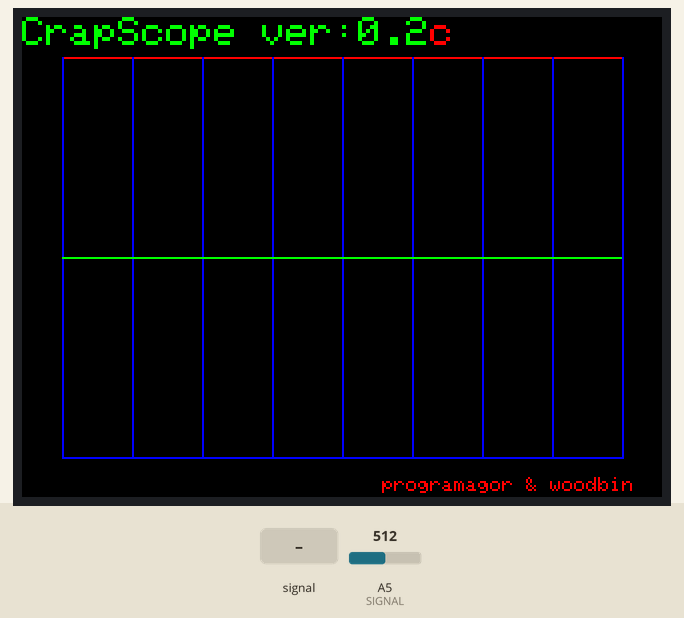
Recording of a sketch running on a simulated Arduino Uno, built with avr-gcc and run on an emulated ATmega328P. On the bench: 320×240 colour display. Inputs (shaded band) come from the test bench; at power-on: A5 (SIGNAL) = 512. What the sketch prints to the serial monitor is not drawn.

Above: at 1.4 s.
1.5 s: A5 (SIGNAL) fed a 200 Hz sine of ±81 counts around its level
At 1.95 s:
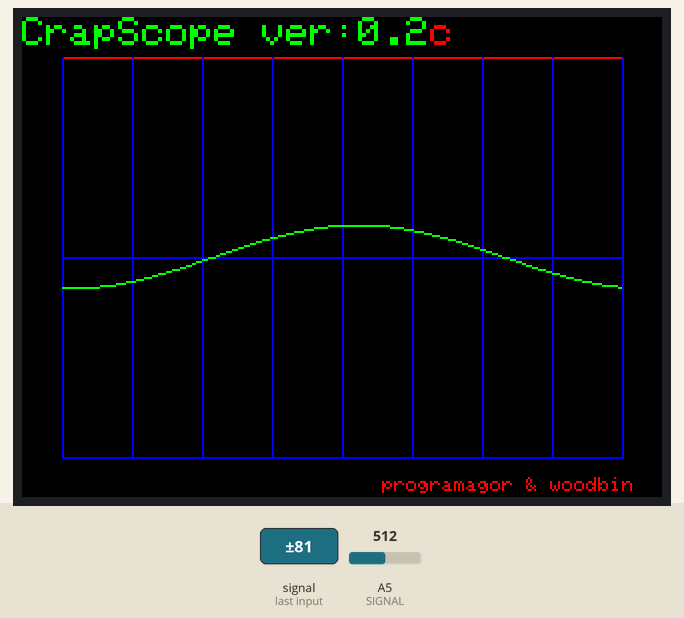
3.6 s: A5 (SIGNAL) set to 310
At 4.5 s:
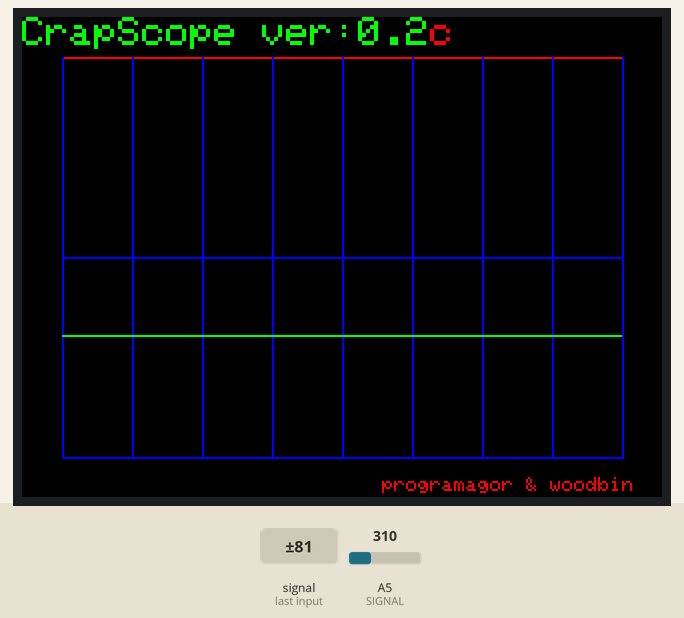
5.4 s: A5 (SIGNAL) fed a 1000 Hz sine of ±255 counts around its level
At 5.91 s:
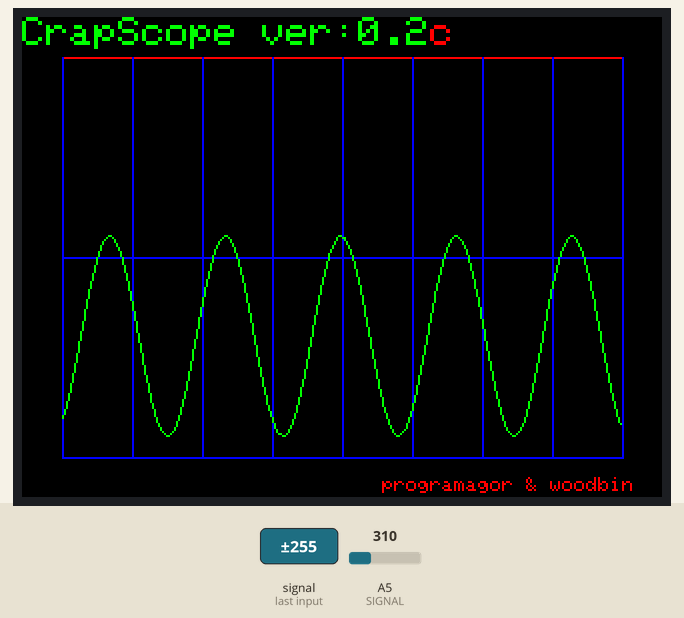
7.6 s: A5 (SIGNAL) set to 306
At 8.8 s:
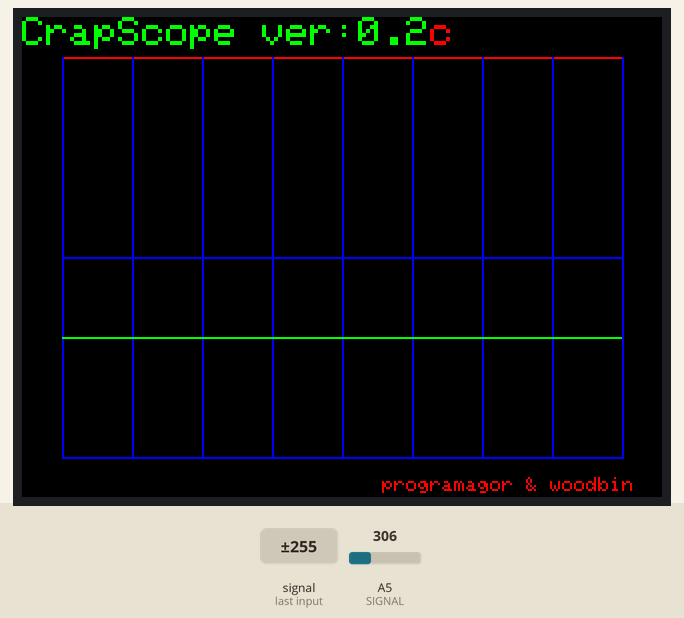
9.4 s: A5 (SIGNAL) set to 330
At 10.2 s:
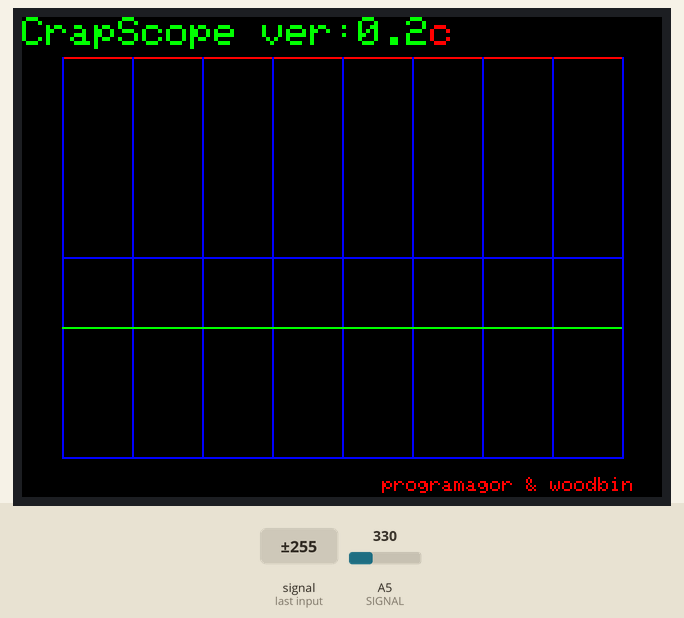
Timing chart, 0 to 12.2 s (numbered marks = the images above; inputs shaded):
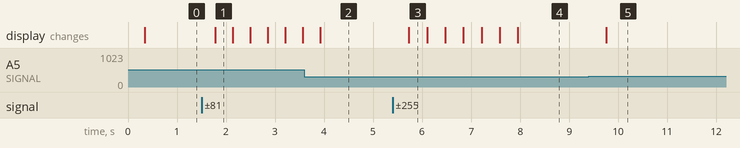

Measured:
- after the input at 1.5 s, the display: changes after 0.28 s (image 1)
- after the input at 5.4 s, the display: changes after 0.33 s (image 3)
- after the input at 9.4 s, the display: changes after 0.35 s (image 5)

The sketch:

crapscope.ino
```cpp
/*
 * CrapScope
 * Version: 0.2c
 * Authors: programagor & woodbin
 *
 * Interfaces with TFT LCD screen,
 * shows ADC measurements as a function of time
 *
 * Distributed under GNU GPL v3 I guess...
*/

#include <Adafruit_GFX.h>    // Core graphics library
#include <Adafruit_TFTLCD.h> // Hardware-specific library

#define LCD_CS A3 // Chip Select goes to Analog 3
#define LCD_CD A2 // Command/Data goes to Analog 2
#define LCD_WR A1 // LCD Write goes to Analog 1
#define LCD_RD A0 // LCD Read goes to Analog 0

#define LCD_RESET A4 // Can alternately just connect to Arduino's reset pin

#define SIGNAL A5 //This is the input signal


// When using the BREAKOUT BOARD only, use these 8 data lines to the LCD:
// For the Arduino Uno, Duemilanove, Diecimila, etc.:
//   D0 connects to digital pin 8  (Notice these are
//   D1 connects to digital pin 9   NOT in order!)
//   D2 connects to digital pin 2
//   D3 connects to digital pin 3
//   D4 connects to digital pin 4
//   D5 connects to digital pin 5
//   D6 connects to digital pin 6
//   D7 connects to digital pin 7
// For the Arduino Mega, use digital pins 22 through 29
// (on the 2-row header at the end of the board).

// Assign human-readable names to some common 16-bit color values:
#define  BLACK   0x0000
#define BLUE    0x001F
#define RED     0xF800
#define GREEN   0x07E0
#define CYAN    0x07FF
#define MAGENTA 0xF81F
#define YELLOW  0xFFE0
#define WHITE   0xFFFF

Adafruit_TFTLCD tft(LCD_CS, LCD_CD, LCD_WR, LCD_RD, LCD_RESET);

uint16_t buffer[2][320-40]; // Two buffers so that old plot can be erased
bool p=0; // Buffer selector

unsigned int samp_delay; // Sampling period (plus acquisition delay) [microseconds]

int w , h; // TFT width and height

float scale; // Vertical stretching of plots around mid-line
unsigned int disp_delay; // Delay between display refreshes [milliseconds]


/* --- Main setup function --- */
void setup(void) {
  pinMode(SIGNAL,INPUT); // Probe is input
  digitalWrite(SIGNAL,LOW); // Ensure no pull-up

  /* Set faster sampling rate */
  bitClear(ADCSRA,ADPS0);
  bitSet(ADCSRA,ADPS1);
  bitClear(ADCSRA,ADPS2);

  Serial.begin(9600);

  init_tft();

  samp_delay=10; // Adjust sample rate here

  scale=1.0; // Default is no vertical scaling
  disp_delay=250;
}


/* --- Main loop function --- */
void loop(void) {
  /* Read values into buffer */
  for (uint16_t i=0;i<(320-40);i++){
    buffer[p][i]=analogRead(SIGNAL);
    delayMicroseconds(samp_delay);
  }

  /* Draw values */
  /* First, draw black line over previous plot */
  uint16_t y_prev=a2y(buffer[p^1][0]);
  for(uint16_t x=1;x<320-40;x++){
    uint16_t y=a2y(buffer[p^1][x]);
    tft.drawLine(x+20-1,y_prev,x+20,y,BLACK);
    y_prev=y;
  }
  /* Then restore the grid */
  draw_grid();

  /* And then plot the new line */
  y_prev=a2y(buffer[p][0]);
  for(uint16_t x=1;x<320-40;x++){
    uint16_t y=a2y(buffer[p][x]);
    tft.drawLine(x+20-1,y_prev,x+20,y,GREEN); // Line between previous and current datapoint
    y_prev=y;
  }

  /* Let the user absorb all that data */
  delay(disp_delay);

  p^=1; // Swap buffers
}


/* Voltage to y-coordinate converter */
/* Takes ADC conversion result, returns proper position on plot */
uint16_t a2y(uint16_t v){
  return (240-20-v*(5.0/256.0)*10*scale+(scale-1)*98); // Found empirically. TODO: redo properly
}


/* TFT display initialisator */
void init_tft(){
  tft.reset();

  /* TFT model identification */
  uint16_t identifier = tft.readID();

  if(identifier == 0x9325) {
    Serial.println(F("Found ILI9325 LCD driver"));
  } else if(identifier == 0x9328) {
    Serial.println(F("Found ILI9328 LCD driver"));
  } else if(identifier == 0x7575) {
    Serial.println(F("Found HX8347G LCD driver"));
  } else if(identifier == 0x9341) {
    Serial.println(F("Found ILI9341 LCD driver"));
  } else if(identifier == 0x8357) {
    Serial.println(F("Found HX8357D LCD driver"));
  } else {
    Serial.print(F("Unknown LCD driver chip: "));
    Serial.println(identifier, HEX);
    identifier = 0x9341; /* Magic number to make our TFT work */
  }

  tft.begin(identifier);

  tft.setRotation(3);

  /* Store screen dimensions */
  w=tft.width();
  h=tft.height();

  /* Draw GUI */
  tft.fillScreen(BLACK);
  tft.setCursor(0, 0);
  tft.setTextColor(GREEN);
  tft.setTextSize(2);
  tft.print(F("CrapScope ver:0.2"));
  tft.setTextColor(RED);
  tft.print(F("c"));
  tft.setTextSize(1);
  tft.setCursor(180, 230);
  tft.print(F("programagor & woodbin"));
}


/* Grid refresher */
void draw_grid(){
  tft.drawFastHLine(20, h/2 , w-40, BLUE);
  tft.drawFastHLine(20, 20  , w-40, RED);
  tft.drawFastHLine(20, h-20, w-40+1, BLUE);
  for(int x=20; x<=w-20; x+=(w-40)/8) tft.drawFastVLine(x, 20, h-40, BLUE);
}
```
